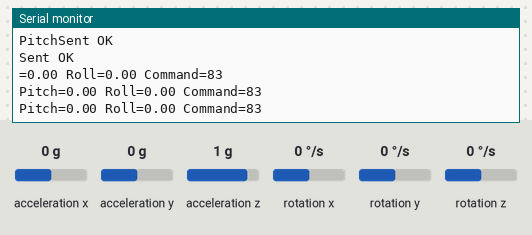
The program below on a simulated ESP32. Shown: the last lines printed to the serial monitor. The test bench sets the inputs (shaded band); at power-on: acceleration x 0 g, acceleration y 0 g, acceleration z 1 g, rotation x 0 °/s, rotation y 0 °/s, rotation z 0 °/s.

Above: at 1.2 s.
1.3 s: acceleration x set to -1.4 g
At 2.4 s:
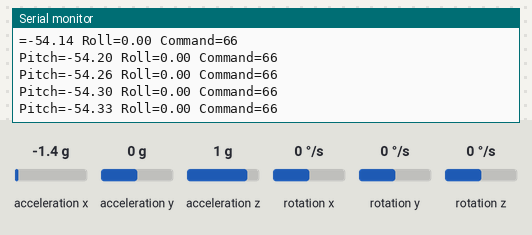
4.3 s: acceleration x set to 0.8 g
At 5.3 s:
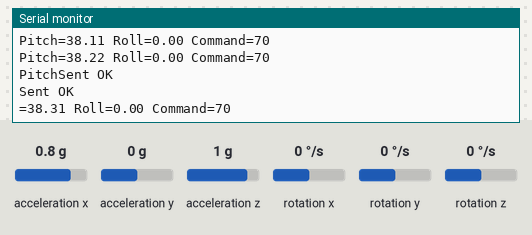
7.3 s: acceleration y set to -1.4 g
At 8.2 s:
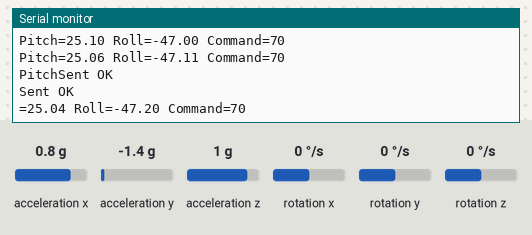
10.3 s: acceleration y set to 0 g
At 11.1 s:
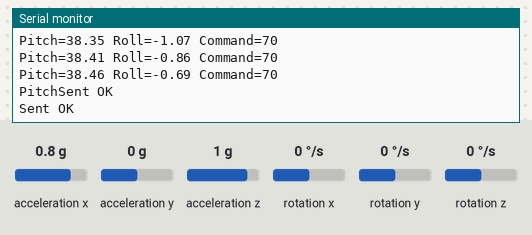
13.3 s: acceleration y set to -0.8 g
At 14.1 s:
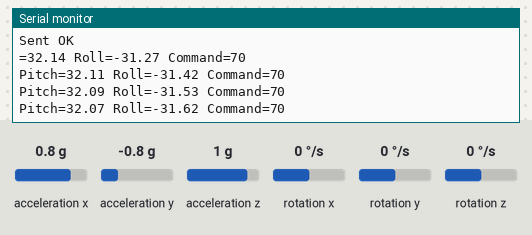
16.3 s: acceleration x set to -0.8 g
At 17.0 s:
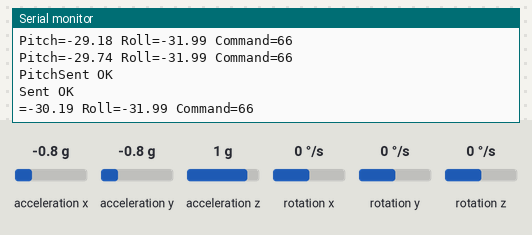
Timing chart, 0 to 19.3 s (numbered marks = the images above; inputs shaded):
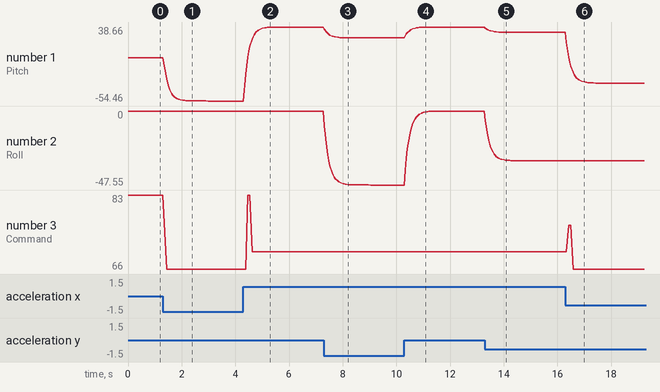

The program:

main.cpp
```cpp
#include <Arduino.h>
#include <Wire.h>
#include <I2Cdev.h>
#include <MPU6050.h>
#include <esp_now.h>
#include <WiFi.h>

const int SCL_PIN = 16;
const int SDA_PIN = 17;

uint8_t SPIDER_MAC[] = {0x34, 0x98, 0x7A, 0xBB, 0xC1, 0x54};
uint8_t ROBOCAR_MAC[] = {0x34, 0x98, 0x7A, 0xBC, 0xB4, 0x88};

const float DEAD_ZONE = 7.0f;
const float THRESHOLD = 15.0f;
const float FILTER_ALPHA = 0.2f;

const unsigned long SEND_INTERVAL = 200;
unsigned long lastSendTime = 0;

enum Command : char
{
  STOP = 'S',
  FORWARD = 'F',
  BACKWARD = 'B',
  LEFT = 'L',
  RIGHT = 'R'
};

Command command = STOP;
Command lastCommand = STOP;

MPU6050 mpu;
int16_t ax, ay, az;
float pitch = 0.0f;
float roll = 0.0f;

esp_now_peer_info_t peerInfo;

float filter(float previous, float current)
{
  return previous * (1.0 - FILTER_ALPHA) + current * FILTER_ALPHA;
}

Command determineCommand(float pitch, float roll)
{
  if (abs(pitch) < DEAD_ZONE && abs(roll) < DEAD_ZONE)
    return STOP;
  else if (pitch > THRESHOLD)
    return FORWARD;
  else if (pitch < -THRESHOLD)
    return BACKWARD;
  else if (roll < -THRESHOLD)
    return LEFT;
  else if (roll > THRESHOLD)
    return RIGHT;
  else
    return STOP;
}

void onSent(const uint8_t *mac, esp_now_send_status_t status)
{
  Serial.println(status == ESP_NOW_SEND_SUCCESS ? F("Sent OK") : F("Send FAIL"));
}

void setup()
{
  Serial.begin(9600);
  Wire.begin(SDA_PIN, SCL_PIN);

  mpu.initialize();
  Serial.println(mpu.testConnection() ? F("MPU6050 OK") : F("MPU6050 FAIL"));

  WiFi.mode(WIFI_STA);
  if (esp_now_init() != ESP_OK)
  {
    Serial.println(F("ESP-NOW init FAIL"));
    return;
  }

  esp_now_register_send_cb(onSent);

  peerInfo.channel = 0;
  peerInfo.encrypt = false;

  memcpy(peerInfo.peer_addr, ROBOCAR_MAC, sizeof(ROBOCAR_MAC));
  if (esp_now_add_peer(&peerInfo) != ESP_OK)
    Serial.println(F("Failed to add ROBOCAR"));

  memcpy(peerInfo.peer_addr, SPIDER_MAC, sizeof(SPIDER_MAC));
  if (esp_now_add_peer(&peerInfo) != ESP_OK)
    Serial.println(F("Failed to add SPIDER"));

  Serial.println(F("ESP-NOW ready"));
}

void loop()
{
  mpu.getAcceleration(&ax, &ay, &az);

  float newPitch = atan2(ax, sqrt(ay * ay + az * az)) * 180.0 / PI;
  float newRoll = atan2(ay, sqrt(ax * ax + az * az)) * 180.0 / PI;

  pitch = filter(pitch, newPitch);
  roll = filter(roll, newRoll);

  command = determineCommand(pitch, roll);

  if (command != lastCommand || millis() - lastSendTime > SEND_INTERVAL)
  {
    esp_now_send(ROBOCAR_MAC, (uint8_t *)&command, sizeof(command));
    esp_now_send(SPIDER_MAC, (uint8_t *)&command, sizeof(command));
    lastCommand = command;
    lastSendTime = millis();
  }

  Serial.print(F("Pitch="));
  Serial.print(pitch);
  Serial.print(F(" Roll="));
  Serial.print(roll);
  Serial.print(F(" Command="));
  Serial.println(command);
}
```

Measured:
- after the input at 1.3 s, the serial monitor: prints a new line after 0.05 s (image 1)
- after the input at 4.3 s, the serial monitor: prints a new line after 0.05 s (image 2)
- after the input at 7.3 s, the serial monitor: prints a new line at once (image 3)
- after the input at 10.3 s, the serial monitor: prints a new line at once (image 4)
- after the input at 13.3 s, the serial monitor: prints a new line at once (image 5)
- after the input at 16.3 s, the serial monitor: prints a new line at once (image 6)
- plotted number 1: 0 → -54.46 after the input at 1.3 s, -54.46 → 38.66 after the input at 4.3 s, 38.66 → 24.94 after the input at 7.3 s, 24.94 → 38.66 after the input at 10.3 s, 38.66 → 31.99 after the input at 13.3 s
- plotted number 2: 0 → -47.55 after the input at 7.3 s, -47.55 → 0 after the input at 10.3 s, 0 → -31.99 after the input at 13.3 s
